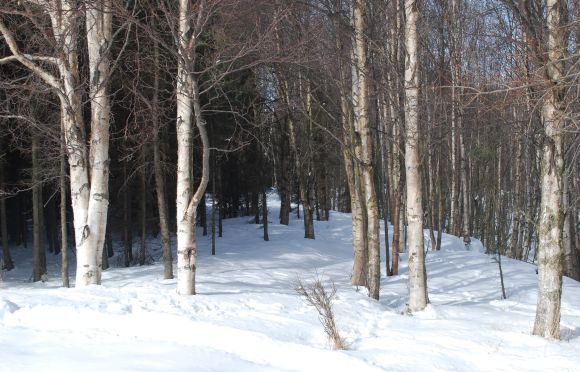
//> input picture Sobel/Trees.jpg, 580 x 372 px
$ ./sobel Trees.jpg   (built with g++ and OpenCV 4)
//> lines starting //> are read from the running program, lines starting //| are printed output that depends on the picture
#include "opencv2/imgproc/imgproc.hpp"
#include "opencv2/highgui/highgui.hpp"
#include <stdlib.h>
#include <stdio.h>

using namespace cv;

/**
 * @function main
 */
int main( int argc, char** argv )
{

  Mat src, src_gray;
  Mat grad;
  char* window_name = "Sobel Demo - Simple Edge Detector";
  int scale = 1;
  int delta = 0;
  int ddepth = CV_16S;

  int c;

  /// Load an image
  src = imread( argv[1] );
//> src is the input picture: 372 rows x 580 cols, CV_8UC3; mean B, G, R 130.3, 130.1, 131.3

  if( !src.data )
    { return -1; }

  GaussianBlur( src, src, Size(3,3), 0, 0, BORDER_DEFAULT );

  /// Convert it to gray
  cvtColor( src, src_gray, CV_RGB2GRAY );
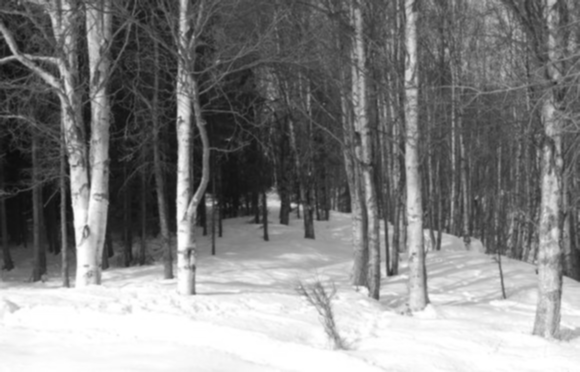
//> src_gray: 372 rows x 580 cols, CV_8UC1; min 12, max 255, mean 130.3

  /// Create window
  namedWindow( window_name, CV_WINDOW_AUTOSIZE );

  /// Generate grad_x and grad_y
  Mat grad_x, grad_y;
  Mat abs_grad_x, abs_grad_y;

  /// Gradient X
  //Scharr( src_gray, grad_x, ddepth, 1, 0, scale, delta, BORDER_DEFAULT );
  Sobel( src_gray, grad_x, ddepth, 1, 0, 3, scale, delta, BORDER_DEFAULT );
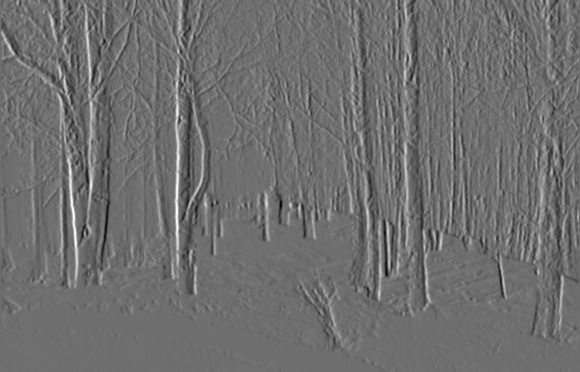
//> grad_x: 372 rows x 580 cols, CV_16SC1; min -491, max 638, mean 0.3; drawn with min black and max white
  convertScaleAbs( grad_x, abs_grad_x );
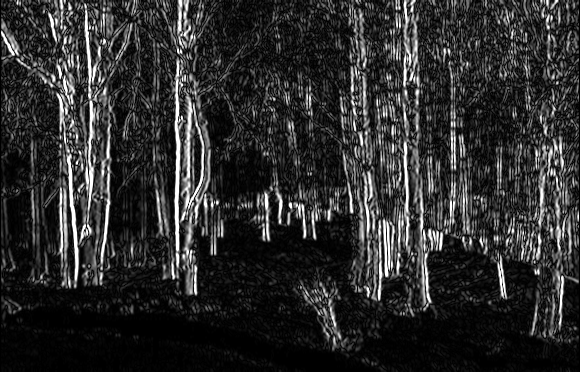
//> abs_grad_x: 372 rows x 580 cols, CV_8UC1; min 0, max 255, mean 44.8

  /// Gradient Y
  //Scharr( src_gray, grad_y, ddepth, 0, 1, scale, delta, BORDER_DEFAULT );
  Sobel( src_gray, grad_y, ddepth, 0, 1, 3, scale, delta, BORDER_DEFAULT );
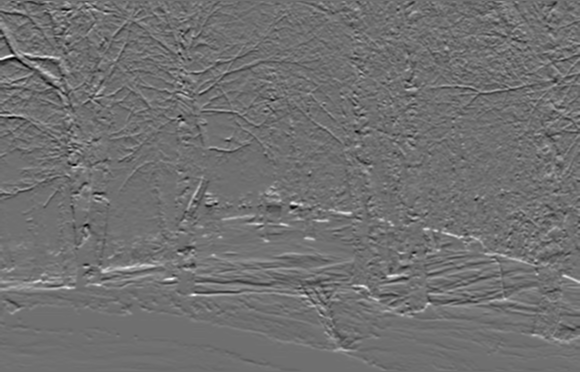
//> grad_y: 372 rows x 580 cols, CV_16SC1; min -360, max 460, mean 3.3; drawn with min black and max white
  convertScaleAbs( grad_y, abs_grad_y );
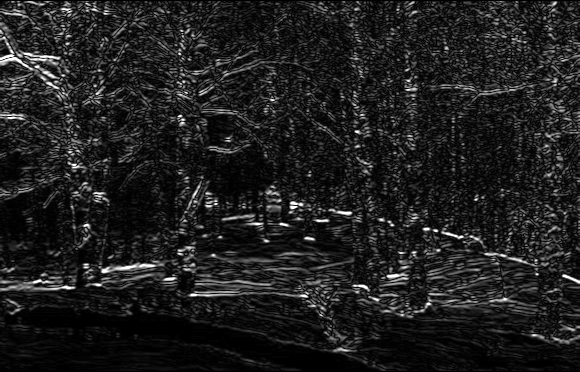
//> abs_grad_y: 372 rows x 580 cols, CV_8UC1; min 0, max 255, mean 31.1

  /// Total Gradient (approximate)
  addWeighted( abs_grad_x, 0.5, abs_grad_y, 0.5, 0, grad );
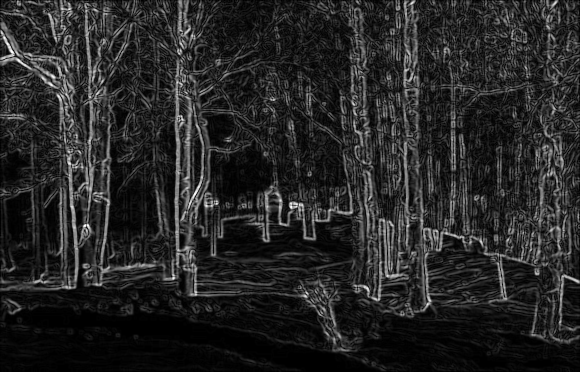
//> grad: 372 rows x 580 cols, CV_8UC1; min 0, max 255, mean 37.9

  imshow( window_name, grad );

  waitKey(0);

  return 0;
}
